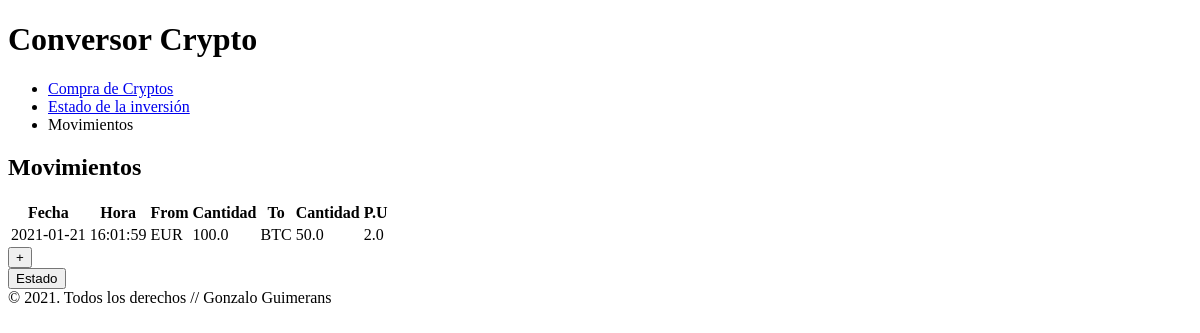
Before: / with the older database file.
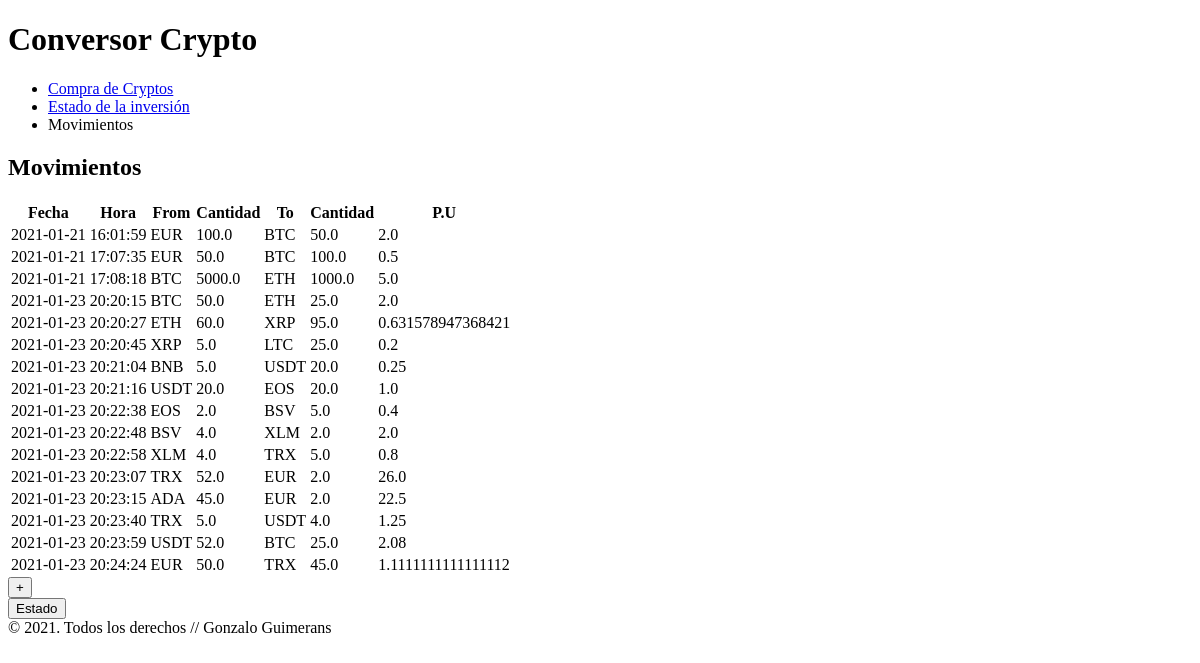
After: the same page with the newer database file.
### tables this page shows
CREATE TABLE "tabla_movimientos" (
	"id"	INTEGER,
	"date"	TEXT NOT NULL,
	"time"	TEXT NOT NULL,
	"from_currency"	INTEGER NOT NULL,
	"from_quantity"	REAL NOT NULL,
	"to_currency"	INTEGER NOT NULL,
	"to_quantity"	REAL NOT NULL,
	PRIMARY KEY("id" AUTOINCREMENT)
);

### movements/views.py (the view)
@app.route("/")
def movimientosCrypto():
    conn = sqlite3.connect("movements/data/bbdd_crypto.db")
    c = conn.cursor()
    c.execute("SELECT date, time, from_currency, from_quantity, to_currency, to_quantity, from_quantity/to_quantity FROM tabla_movimientos;")
    movimientos = c.fetchall()
    if not movimientos:
            conn.close()
            return render_template("sin_movimientos.html")
    else:
        conn.close()
        return render_template("movimientos.html", movimientos=movimientos)

### movements/templates/movimientos.html
{% extends "base.html" %}
{% block breadcrumbs %}
<ul class="breadcrumb">
        <li><a href="/compra">Compra de Cryptos</a></li>
        <li><a href="/estado">Estado de la inversión</a></li>
        <li>Movimientos</li>
      </ul>
{% endblock %}
{% block h2 %}Movimientos{% endblock %}
{% block bloque_de_formato %}
        <table>
                <tr>
                        <th>Fecha</th>
                        <th>Hora</th>
                        <th>From</th>
                        <th>Cantidad</th>
                        <th>To</th>
                        <th>Cantidad</th>
                        <th>P.U</th>
                </tr>
        {% for registro in movimientos %}
                <tr>
                                <td>{{ registro[0] }}</td>
                                <td>{{ registro[1] }}</td>
                                <td>{{ registro[2] }}</td>
                                <td>{{ registro[3] }}</td>
                                <td>{{ registro[4] }}</td>
                                <td>{{ registro[5] }}</td>
                                <td>{{ registro[6] }}</td>
                </tr>
        {% endfor %}
        </table>
        <form action="compra">
                <input type="submit" value="+">
        </form>
        <form action="estado">
                <input type="submit" value="Estado">
        </form>
{% endblock %}

### movements/templates/base.html (shortened to what this page needs)
<!DOCTYPE html>
<html lang="en">
    <head>
    </head>
    <body>
        <header>
            <h1>Conversor Crypto</h1>
            <section>
                {% block breadcrumbs %}{% endblock %}
            </section>
            <h2>{% block h2 %}{% endblock %}</h2>
        </header>
        <section>
            {% block bloque_de_formato %}{% endblock %}
        </section>
        <footer>
            &copy; 2021. Todos los derechos // Gonzalo Guimerans
        </footer>
    </body>
</html>

Changed rows visible on the page:
added tabla_movimientos: date "2021-01-21", time "17:07:35", from_currency "EUR", from_quantity "50.0", to_currency "BTC", to_quantity "100.0", registro "0.5"
added tabla_movimientos: date "2021-01-21", time "17:08:18", from_currency "BTC", from_quantity "5000.0", to_currency "ETH", to_quantity "1000.0", registro "5.0"
added tabla_movimientos: date "2021-01-23", time "20:20:15", from_currency "BTC", from_quantity "50.0", to_currency "ETH", to_quantity "25.0", registro "2.0"
added tabla_movimientos: date "2021-01-23", time "20:20:27", from_currency "ETH", from_quantity "60.0", to_currency "XRP", to_quantity "95.0", registro "0.631578947368421"
added tabla_movimientos: date "2021-01-23", time "20:20:45", from_currency "XRP", from_quantity "5.0", to_currency "LTC", to_quantity "25.0", registro "0.2"
added tabla_movimientos: date "2021-01-23", time "20:21:04", from_currency "BNB", from_quantity "5.0", to_currency "USDT", to_quantity "20.0", registro "0.25"
added tabla_movimientos: date "2021-01-23", time "20:21:16", from_currency "USDT", from_quantity "20.0", to_currency "EOS", to_quantity "20.0", registro "1.0"
added tabla_movimientos: date "2021-01-23", time "20:22:38", from_currency "EOS", from_quantity "2.0", to_currency "BSV", to_quantity "5.0", registro "0.4"
added tabla_movimientos: date "2021-01-23", time "20:22:48", from_currency "BSV", from_quantity "4.0", to_currency "XLM", to_quantity "2.0"
added tabla_movimientos: date "2021-01-23", time "20:22:58", from_currency "XLM", from_quantity "4.0", to_currency "TRX", to_quantity "5.0", registro "0.8"
added tabla_movimientos: date "2021-01-23", time "20:23:07", from_currency "TRX", from_quantity "52.0", to_currency "EUR", to_quantity "2.0", registro "26.0"
added tabla_movimientos: date "2021-01-23", time "20:23:15", from_currency "ADA", from_quantity "45.0", to_currency "EUR", to_quantity "2.0", registro "22.5"
added tabla_movimientos: date "2021-01-23", time "20:23:40", from_currency "TRX", from_quantity "5.0", to_currency "USDT", to_quantity "4.0", registro "1.25"
added tabla_movimientos: date "2021-01-23", time "20:23:59", from_currency "USDT", from_quantity "52.0", to_currency "BTC", to_quantity "25.0", registro "2.08"
added tabla_movimientos: date "2021-01-23", time "20:24:24", from_currency "EUR", from_quantity "50.0", to_currency "TRX", to_quantity "45.0", registro "1.1111111111111112"
